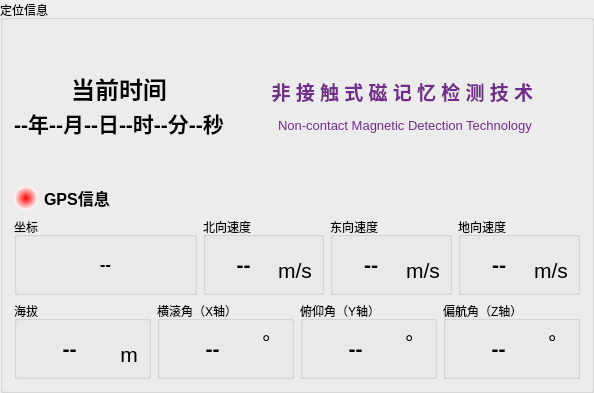
       <widget class="QGroupBox" name="infomation_3">
        <property name="sizePolicy">
         <sizepolicy hsizetype="Minimum" vsizetype="Preferred">
          <horstretch>0</horstretch>
          <verstretch>0</verstretch>
         </sizepolicy>
        </property>
        <property name="minimumSize">
         <size>
          <width>0</width>
          <height>0</height>
         </size>
        </property>
        <property name="maximumSize">
         <size>
          <width>16777215</width>
          <height>16777215</height>
         </size>
        </property>
        <property name="title">
         <string>定位信息</string>
        </property>
        <layout class="QVBoxLayout" name="verticalLayout_29" stretch="0,1,3,3">
         <item>
          <layout class="QHBoxLayout" name="horizontalLayout_26" stretch="0,0">
           <item>
            <layout class="QVBoxLayout" name="verticalLayout_20">
             <item>
              <spacer name="verticalSpacer_3">
               <property name="orientation">
                <enum>Qt::Vertical</enum>
               </property>
               <property name="sizeHint" stdset="0">
                <size>
                 <width>20</width>
                 <height>40</height>
                </size>
               </property>
              </spacer>
             </item>
             <item>
              <widget class="QLabel" name="infoLabel_4">
               <property name="maximumSize">
                <size>
                 <width>16777215</width>
                 <height>30</height>
                </size>
               </property>
               <property name="text">
                <string>&lt;html&gt;&lt;head/&gt;&lt;body&gt;&lt;p align=&quot;center&quot;&gt;&lt;span style=&quot; font-size:18pt; font-weight:700;&quot;&gt;当前时间&lt;/span&gt;&lt;/p&gt;&lt;/body&gt;&lt;/html&gt;</string>
               </property>
              </widget>
             </item>
             <item>
              <widget class="QLabel" name="TimeLabel">
               <property name="maximumSize">
                <size>
                 <width>16777215</width>
                 <height>16777215</height>
                </size>
               </property>
               <property name="text">
                <string>&lt;html&gt;&lt;head/&gt;&lt;body&gt;&lt;p align=&quot;center&quot;&gt;&lt;span style=&quot; font-size:16pt; font-weight:700;&quot;&gt;--年--月--日--时--分--秒&lt;/span&gt;&lt;/p&gt;&lt;/body&gt;&lt;/html&gt;</string>
               </property>
              </widget>
             </item>
             <item>
              <spacer name="verticalSpacer_8">
               <property name="orientation">
                <enum>Qt::Vertical</enum>
               </property>
               <property name="sizeHint" stdset="0">
                <size>
                 <width>20</width>
                 <height>40</height>
                </size>
               </property>
              </spacer>
             </item>
            </layout>
           </item>
           <item>
            <widget class="QLabel" name="pictureLabel">
             <property name="minimumSize">
              <size>
               <width>350</width>
               <height>100</height>
              </size>
             </property>
             <property name="text">
              <string>&lt;html&gt;&lt;head/&gt;&lt;body&gt;&lt;p align=&quot;center&quot;&gt;&lt;span style=&quot; font-family:'微软雅黑'; font-size:14pt; font-weight:700; color:#712d89;&quot;&gt;非 接 触 式 磁 记 忆 检 测 技 术 &lt;/span&gt;&lt;/p&gt;&lt;p align=&quot;center&quot;&gt;&lt;span style=&quot; font-family:'Mongolian Baiti'; font-size:10pt; color:#712d89;&quot;&gt;Non-contact Magnetic Detection Technology&lt;/span&gt;&lt;/p&gt;&lt;/body&gt;&lt;/html&gt;</string>
             </property>
            </widget>
           </item>
          </layout>
         </item>
         <item>
          <layout class="QHBoxLayout" name="horizontalLayout_27">
           <item>
            <widget class="QLabel" name="GPScorlorLabel">
             <property name="minimumSize">
              <size>
               <width>24</width>
               <height>24</height>
              </size>
             </property>
             <property name="maximumSize">
              <size>
               <width>24</width>
               <height>24</height>
              </size>
             </property>
             <property name="styleSheet">
              <string notr="true">background-color: qradialgradient(spread:pad, cx:0.5, cy:0.5, radius:0.5, fx:0.5, fy:0.5, stop:0 rgba(255, 0, 0, 255), stop:1 rgba(255, 255, 255, 255));
border-radius:12px;</string>
             </property>
             <property name="text">
              <string/>
             </property>
            </widget>
           </item>
           <item>
            <widget class="QLabel" name="GPStateLabel">
             <property name="maximumSize">
              <size>
               <width>16777215</width>
               <height>30</height>
              </size>
             </property>
             <property name="text">
              <string>&lt;html&gt;&lt;head/&gt;&lt;body&gt;&lt;p&gt;&lt;span style=&quot; font-size:12pt; font-weight:700;&quot;&gt;GPS信息&lt;/span&gt;&lt;/p&gt;&lt;/body&gt;&lt;/html&gt;</string>
             </property>
            </widget>
           </item>
          </layout>
         </item>
         <item>
          <layout class="QHBoxLayout" name="horizontalLayout_20" stretch="3,2,2,2">
           <item>
            <widget class="QGroupBox" name="groupBox_8">
             <property name="minimumSize">
              <size>
               <width>0</width>
               <height>0</height>
              </size>
             </property>
             <property name="maximumSize">
              <size>
               <width>16777215</width>
               <height>16777215</height>
              </size>
             </property>
             <property name="title">
              <string>坐标</string>
             </property>
             <layout class="QVBoxLayout" name="verticalLayout_18">
              <item>
               <widget class="QLabel" name="locationLabel">
                <property name="maximumSize">
                 <size>
                  <width>16777215</width>
                  <height>16777215</height>
                 </size>
                </property>
                <property name="text">
                 <string>&lt;html&gt;&lt;head/&gt;&lt;body&gt;&lt;p align=&quot;center&quot;&gt;&lt;span style=&quot; font-size:12pt; font-weight:700;&quot;&gt;--&lt;/span&gt;&lt;/p&gt;&lt;/body&gt;&lt;/html&gt;</string>
                </property>
               </widget>
              </item>
             </layout>
            </widget>
           </item>
           <item>
            <widget class="QGroupBox" name="groupBox_9">
             <property name="minimumSize">
              <size>
               <width>0</width>
               <height>0</height>
              </size>
             </property>
             <property name="maximumSize">
              <size>
               <width>16777215</width>
               <height>16777215</height>
              </size>
             </property>
             <property name="title">
              <string>北向速度</string>
             </property>
             <layout class="QHBoxLayout" name="horizontalLayout_17" stretch="1,3,1,1">
              <item>
               <spacer name="horizontalSpacer_23">
                <property name="orientation">
                 <enum>Qt::Horizontal</enum>
                </property>
                <property name="sizeHint" stdset="0">
                 <size>
                  <width>13</width>
                  <height>20</height>
                 </size>
                </property>
               </spacer>
              </item>
              <item>
               <widget class="QLabel" name="NVelocity">
                <property name="maximumSize">
                 <size>
                  <width>16777215</width>
                  <height>16777215</height>
                 </size>
                </property>
                <property name="text">
                 <string>&lt;html&gt;&lt;head/&gt;&lt;body&gt;&lt;p align=&quot;center&quot;&gt;&lt;span style=&quot; font-size:16pt; font-weight:700;&quot;&gt;--&lt;/span&gt;&lt;/p&gt;&lt;/body&gt;&lt;/html&gt;</string>
                </property>
               </widget>
              </item>
              <item>
               <spacer name="horizontalSpacer_24">
                <property name="orientation">
                 <enum>Qt::Horizontal</enum>
                </property>
                <property name="sizeHint" stdset="0">
                 <size>
                  <width>13</width>
                  <height>20</height>
                 </size>
                </property>
               </spacer>
              </item>
              <item>
               <layout class="QVBoxLayout" name="verticalLayout_19">
                <item>
                 <spacer name="verticalSpacer_9">
                  <property name="orientation">
                   <enum>Qt::Vertical</enum>
                  </property>
                  <property name="sizeHint" stdset="0">
                   <size>
                    <width>20</width>
                    <height>13</height>
                   </size>
                  </property>
                 </spacer>
                </item>
                <item>
                 <widget class="QLabel" name="statuLable_20">
                  <property name="maximumSize">
                   <size>
                    <width>16777215</width>
                    <height>16777215</height>
                   </size>
                  </property>
                  <property name="styleSheet">
                   <string notr="true">font: 700 18pt &quot;Microsoft YaHei UI&quot;;</string>
                  </property>
                  <property name="text">
                   <string>&lt;html&gt;&lt;head/&gt;&lt;body&gt;&lt;p align=&quot;center&quot;&gt;&lt;span style=&quot; font-size:16pt;&quot;&gt;m/s&lt;/span&gt;&lt;/p&gt;&lt;/body&gt;&lt;/html&gt;</string>
                  </property>
                 </widget>
                </item>
               </layout>
              </item>
             </layout>
            </widget>
           </item>
           <item>
            <widget class="QGroupBox" name="groupBox_13">
             <property name="minimumSize">
              <size>
               <width>0</width>
               <height>0</height>
              </size>
             </property>
             <property name="maximumSize">
              <size>
               <width>16777215</width>
               <height>16777215</height>
              </size>
             </property>
             <property name="title">
              <string>东向速度</string>
             </property>
             <layout class="QHBoxLayout" name="horizontalLayout_18" stretch="1,3,1,1">
              <item>
               <spacer name="horizontalSpacer_31">
                <property name="orientation">
                 <enum>Qt::Horizontal</enum>
                </property>
                <property name="sizeHint" stdset="0">
                 <size>
                  <width>13</width>
                  <height>20</height>
                 </size>
                </property>
               </spacer>
              </item>
              <item>
               <widget class="QLabel" name="EVelocity">
                <property name="maximumSize">
                 <size>
                  <width>16777215</width>
                  <height>16777215</height>
                 </size>
                </property>
                <property name="text">
                 <string>&lt;html&gt;&lt;head/&gt;&lt;body&gt;&lt;p align=&quot;center&quot;&gt;&lt;span style=&quot; font-size:16pt; font-weight:700;&quot;&gt;--&lt;/span&gt;&lt;/p&gt;&lt;/body&gt;&lt;/html&gt;</string>
                </property>
               </widget>
              </item>
              <item>
               <spacer name="horizontalSpacer_32">
                <property name="orientation">
                 <enum>Qt::Horizontal</enum>
                </property>
                <property name="sizeHint" stdset="0">
                 <size>
                  <width>13</width>
                  <height>20</height>
                 </size>
                </property>
               </spacer>
              </item>
              <item>
               <layout class="QVBoxLayout" name="verticalLayout_21">
                <item>
                 <spacer name="verticalSpacer_13">
                  <property name="orientation">
                   <enum>Qt::Vertical</enum>
                  </property>
                  <property name="sizeHint" stdset="0">
                   <size>
                    <width>20</width>
                    <height>13</height>
                   </size>
                  </property>
                 </spacer>
                </item>
                <item>
                 <widget class="QLabel" name="statuLable_24">
                  <property name="maximumSize">
                   <size>
                    <width>16777215</width>
                    <height>16777215</height>
                   </size>
                  </property>
                  <property name="styleSheet">
                   <string notr="true">font: 700 18pt &quot;Microsoft YaHei UI&quot;;</string>
                  </property>
                  <property name="text">
                   <string>&lt;html&gt;&lt;head/&gt;&lt;body&gt;&lt;p align=&quot;center&quot;&gt;&lt;span style=&quot; font-size:16pt;&quot;&gt;m/s&lt;/span&gt;&lt;/p&gt;&lt;/body&gt;&lt;/html&gt;</string>
                  </property>
                 </widget>
                </item>
               </layout>
              </item>
             </layout>
            </widget>
           </item>
           <item>
            <widget class="QGroupBox" name="groupBox_15">
             <property name="minimumSize">
              <size>
               <width>0</width>
               <height>0</height>
              </size>
             </property>
             <property name="maximumSize">
              <size>
               <width>16777215</width>
               <height>16777215</height>
              </size>
             </property>
             <property name="title">
              <string>地向速度</string>
             </property>
             <layout class="QHBoxLayout" name="horizontalLayout_19" stretch="1,3,1,1">
              <item>
               <spacer name="horizontalSpacer_35">
                <property name="orientation">
                 <enum>Qt::Horizontal</enum>
                </property>
                <property name="sizeHint" stdset="0">
                 <size>
                  <width>13</width>
                  <height>20</height>
                 </size>
                </property>
               </spacer>
              </item>
              <item>
               <widget class="QLabel" name="DVelocity">
                <property name="maximumSize">
                 <size>
                  <width>16777215</width>
                  <height>16777215</height>
                 </size>
                </property>
                <property name="text">
                 <string>&lt;html&gt;&lt;head/&gt;&lt;body&gt;&lt;p align=&quot;center&quot;&gt;&lt;span style=&quot; font-size:16pt; font-weight:700;&quot;&gt;--&lt;/span&gt;&lt;/p&gt;&lt;/body&gt;&lt;/html&gt;</string>
                </property>
               </widget>
              </item>
              <item>
               <spacer name="horizontalSpacer_36">
                <property name="orientation">
                 <enum>Qt::Horizontal</enum>
                </property>
                <property name="sizeHint" stdset="0">
                 <size>
                  <width>13</width>
                  <height>20</height>
                 </size>
                </property>
               </spacer>
              </item>
              <item>
               <layout class="QVBoxLayout" name="verticalLayout_22">
                <item>
                 <spacer name="verticalSpacer_15">
                  <property name="orientation">
                   <enum>Qt::Vertical</enum>
                  </property>
                  <property name="sizeHint" stdset="0">
                   <size>
                    <width>20</width>
                    <height>13</height>
                   </size>
                  </property>
                 </spacer>
                </item>
                <item>
                 <widget class="QLabel" name="statuLable_26">
                  <property name="maximumSize">
                   <size>
                    <width>16777215</width>
                    <height>16777215</height>
                   </size>
                  </property>
                  <property name="styleSheet">
                   <string notr="true">font: 700 18pt &quot;Microsoft YaHei UI&quot;;</string>
                  </property>
                  <property name="text">
                   <string>&lt;html&gt;&lt;head/&gt;&lt;body&gt;&lt;p align=&quot;center&quot;&gt;&lt;span style=&quot; font-size:16pt;&quot;&gt;m/s&lt;/span&gt;&lt;/p&gt;&lt;/body&gt;&lt;/html&gt;</string>
                  </property>
                 </widget>
                </item>
               </layout>
              </item>
             </layout>
            </widget>
           </item>
          </layout>
         </item>
         <item>
          <layout class="QHBoxLayout" name="horizontalLayout_25" stretch="1,1,1,1">
           <item>
            <widget class="QGroupBox" name="groupBox_16">
             <property name="minimumSize">
              <size>
               <width>0</width>
               <height>0</height>
              </size>
             </property>
             <property name="maximumSize">
              <size>
               <width>16777215</width>
               <height>16777215</height>
              </size>
             </property>
             <property name="title">
              <string>海拔</string>
             </property>
             <layout class="QHBoxLayout" name="horizontalLayout_24" stretch="1,3,1,1">
              <item>
               <spacer name="horizontalSpacer_37">
                <property name="orientation">
                 <enum>Qt::Horizontal</enum>
                </property>
                <property name="sizeHint" stdset="0">
                 <size>
                  <width>13</width>
                  <height>20</height>
                 </size>
                </property>
               </spacer>
              </item>
              <item>
               <widget class="QLabel" name="Height">
                <property name="maximumSize">
                 <size>
                  <width>16777215</width>
                  <height>16777215</height>
                 </size>
                </property>
                <property name="text">
                 <string>&lt;html&gt;&lt;head/&gt;&lt;body&gt;&lt;p align=&quot;center&quot;&gt;&lt;span style=&quot; font-size:16pt; font-weight:700;&quot;&gt;--&lt;/span&gt;&lt;/p&gt;&lt;/body&gt;&lt;/html&gt;</string>
                </property>
               </widget>
              </item>
              <item>
               <spacer name="horizontalSpacer_38">
                <property name="orientation">
                 <enum>Qt::Horizontal</enum>
                </property>
                <property name="sizeHint" stdset="0">
                 <size>
                  <width>13</width>
                  <height>20</height>
                 </size>
                </property>
               </spacer>
              </item>
              <item>
               <layout class="QVBoxLayout" name="verticalLayout_28">
                <item>
                 <spacer name="verticalSpacer_16">
                  <property name="orientation">
                   <enum>Qt::Vertical</enum>
                  </property>
                  <property name="sizeHint" stdset="0">
                   <size>
                    <width>20</width>
                    <height>13</height>
                   </size>
                  </property>
                 </spacer>
                </item>
                <item>
                 <widget class="QLabel" name="statuLable_27">
                  <property name="maximumSize">
                   <size>
                    <width>16777215</width>
                    <height>16777215</height>
                   </size>
                  </property>
                  <property name="styleSheet">
                   <string notr="true">font: 700 18pt &quot;Microsoft YaHei UI&quot;;</string>
                  </property>
                  <property name="text">
                   <string>&lt;html&gt;&lt;head/&gt;&lt;body&gt;&lt;p align=&quot;center&quot;&gt;&lt;span style=&quot; font-size:16pt;&quot;&gt;m&lt;/span&gt;&lt;/p&gt;&lt;/body&gt;&lt;/html&gt;</string>
                  </property>
                 </widget>
                </item>
               </layout>
              </item>
             </layout>
            </widget>
           </item>
           <item>
            <widget class="QGroupBox" name="groupBox_10">
             <property name="maximumSize">
              <size>
               <width>16777215</width>
               <height>16777215</height>
              </size>
             </property>
             <property name="title">
              <string>横滚角（X轴）</string>
             </property>
             <layout class="QHBoxLayout" name="horizontalLayout_23" stretch="1,3,1,1">
              <item>
               <spacer name="horizontalSpacer_25">
                <property name="orientation">
                 <enum>Qt::Horizontal</enum>
                </property>
                <property name="sizeHint" stdset="0">
                 <size>
                  <width>13</width>
                  <height>20</height>
                 </size>
                </property>
               </spacer>
              </item>
              <item>
               <widget class="QLabel" name="Roll">
                <property name="maximumSize">
                 <size>
                  <width>16777215</width>
                  <height>16777215</height>
                 </size>
                </property>
                <property name="text">
                 <string>&lt;html&gt;&lt;head/&gt;&lt;body&gt;&lt;p align=&quot;center&quot;&gt;&lt;span style=&quot; font-size:16pt; font-weight:700;&quot;&gt;--&lt;/span&gt;&lt;/p&gt;&lt;/body&gt;&lt;/html&gt;</string>
                </property>
               </widget>
              </item>
              <item>
               <spacer name="horizontalSpacer_26">
                <property name="orientation">
                 <enum>Qt::Horizontal</enum>
                </property>
                <property name="sizeHint" stdset="0">
                 <size>
                  <width>13</width>
                  <height>20</height>
                 </size>
                </property>
               </spacer>
              </item>
              <item>
               <layout class="QVBoxLayout" name="verticalLayout_27">
                <item>
                 <widget class="QLabel" name="statuLable_21">
                  <property name="maximumSize">
                   <size>
                    <width>16777215</width>
                    <height>16777215</height>
                   </size>
                  </property>
                  <property name="styleSheet">
                   <string notr="true">font: 700 18pt &quot;Microsoft YaHei UI&quot;;</string>
                  </property>
                  <property name="text">
                   <string>&lt;html&gt;&lt;head/&gt;&lt;body&gt;&lt;p&gt;&lt;span style=&quot; font-size:16pt;&quot;&gt;°&lt;/span&gt;&lt;/p&gt;&lt;/body&gt;&lt;/html&gt;</string>
                  </property>
                 </widget>
                </item>
                <item>
                 <spacer name="verticalSpacer_10">
                  <property name="orientation">
                   <enum>Qt::Vertical</enum>
                  </property>
                  <property name="sizeHint" stdset="0">
                   <size>
                    <width>20</width>
                    <height>13</height>
                   </size>
                  </property>
                 </spacer>
                </item>
               </layout>
              </item>
             </layout>
            </widget>
           </item>
           <item>
            <widget class="QGroupBox" name="groupBox_11">
             <property name="maximumSize">
              <size>
               <width>16777215</width>
               <height>16777215</height>
              </size>
             </property>
             <property name="title">
              <string>俯仰角（Y轴）</string>
             </property>
             <layout class="QHBoxLayout" name="horizontalLayout_22" stretch="1,3,1,1">
              <item>
               <spacer name="horizontalSpacer_27">
                <property name="orientation">
                 <enum>Qt::Horizontal</enum>
                </property>
                <property name="sizeHint" stdset="0">
                 <size>
                  <width>13</width>
                  <height>20</height>
                 </size>
                </property>
               </spacer>
              </item>
              <item>
               <widget class="QLabel" name="Pitch">
                <property name="maximumSize">
                 <size>
                  <width>16777215</width>
                  <height>16777215</height>
                 </size>
                </property>
                <property name="text">
                 <string>&lt;html&gt;&lt;head/&gt;&lt;body&gt;&lt;p align=&quot;center&quot;&gt;&lt;span style=&quot; font-size:16pt; font-weight:700;&quot;&gt;--&lt;/span&gt;&lt;/p&gt;&lt;/body&gt;&lt;/html&gt;</string>
                </property>
               </widget>
              </item>
              <item>
               <spacer name="horizontalSpacer_28">
                <property name="orientation">
                 <enum>Qt::Horizontal</enum>
                </property>
                <property name="sizeHint" stdset="0">
                 <size>
                  <width>13</width>
                  <height>20</height>
                 </size>
                </property>
               </spacer>
              </item>
              <item>
               <layout class="QVBoxLayout" name="verticalLayout_26">
                <item>
                 <widget class="QLabel" name="statuLable_22">
                  <property name="maximumSize">
                   <size>
                    <width>16777215</width>
                    <height>16777215</height>
                   </size>
                  </property>
                  <property name="styleSheet">
                   <string notr="true">font: 700 18pt &quot;Microsoft YaHei UI&quot;;</string>
                  </property>
                  <property name="text">
                   <string>&lt;html&gt;&lt;head/&gt;&lt;body&gt;&lt;p&gt;&lt;span style=&quot; font-size:16pt;&quot;&gt;°&lt;/span&gt;&lt;/p&gt;&lt;/body&gt;&lt;/html&gt;</string>
                  </property>
                 </widget>
                </item>
                <item>
                 <spacer name="verticalSpacer_11">
                  <property name="orientation">
                   <enum>Qt::Vertical</enum>
                  </property>
                  <property name="sizeHint" stdset="0">
                   <size>
                    <width>20</width>
                    <height>13</height>
                   </size>
                  </property>
                 </spacer>
                </item>
               </layout>
              </item>
             </layout>
            </widget>
           </item>
           <item>
            <widget class="QGroupBox" name="groupBox_14">
             <property name="maximumSize">
              <size>
               <width>16777215</width>
               <height>16777215</height>
              </size>
             </property>
             <property name="title">
              <string>偏航角（Z轴）</string>
             </property>
             <layout class="QHBoxLayout" name="horizontalLayout_21" stretch="1,3,1,1">
              <item>
               <spacer name="horizontalSpacer_33">
                <property name="orientation">
                 <enum>Qt::Horizontal</enum>
                </property>
                <property name="sizeHint" stdset="0">
                 <size>
                  <width>13</width>
                  <height>20</height>
                 </size>
                </property>
               </spacer>
              </item>
              <item>
               <widget class="QLabel" name="Heading">
                <property name="maximumSize">
                 <size>
                  <width>16777215</width>
                  <height>16777215</height>
                 </size>
                </property>
                <property name="text">
                 <string>&lt;html&gt;&lt;head/&gt;&lt;body&gt;&lt;p align=&quot;center&quot;&gt;&lt;span style=&quot; font-size:16pt; font-weight:700;&quot;&gt;--&lt;/span&gt;&lt;/p&gt;&lt;/body&gt;&lt;/html&gt;</string>
                </property>
               </widget>
              </item>
              <item>
               <spacer name="horizontalSpacer_34">
                <property name="orientation">
                 <enum>Qt::Horizontal</enum>
                </property>
                <property name="sizeHint" stdset="0">
                 <size>
                  <width>13</width>
                  <height>20</height>
                 </size>
                </property>
               </spacer>
              </item>
              <item>
               <layout class="QVBoxLayout" name="verticalLayout_23">
                <item>
                 <widget class="QLabel" name="statuLable_25">
                  <property name="maximumSize">
                   <size>
                    <width>16777215</width>
                    <height>16777215</height>
                   </size>
                  </property>
                  <property name="styleSheet">
                   <string notr="true">font: 700 18pt &quot;Microsoft YaHei UI&quot;;</string>
                  </property>
                  <property name="text">
                   <string>&lt;html&gt;&lt;head/&gt;&lt;body&gt;&lt;p&gt;&lt;span style=&quot; font-size:16pt;&quot;&gt;°&lt;/span&gt;&lt;/p&gt;&lt;/body&gt;&lt;/html&gt;</string>
                  </property>
                 </widget>
                </item>
                <item>
                 <spacer name="verticalSpacer_14">
                  <property name="orientation">
                   <enum>Qt::Vertical</enum>
                  </property>
                  <property name="sizeHint" stdset="0">
                   <size>
                    <width>20</width>
                    <height>13</height>
                   </size>
                  </property>
                 </spacer>
                </item>
               </layout>
              </item>
             </layout>
            </widget>
           </item>
          </layout>
         </item>
        </layout>
       </widget>
